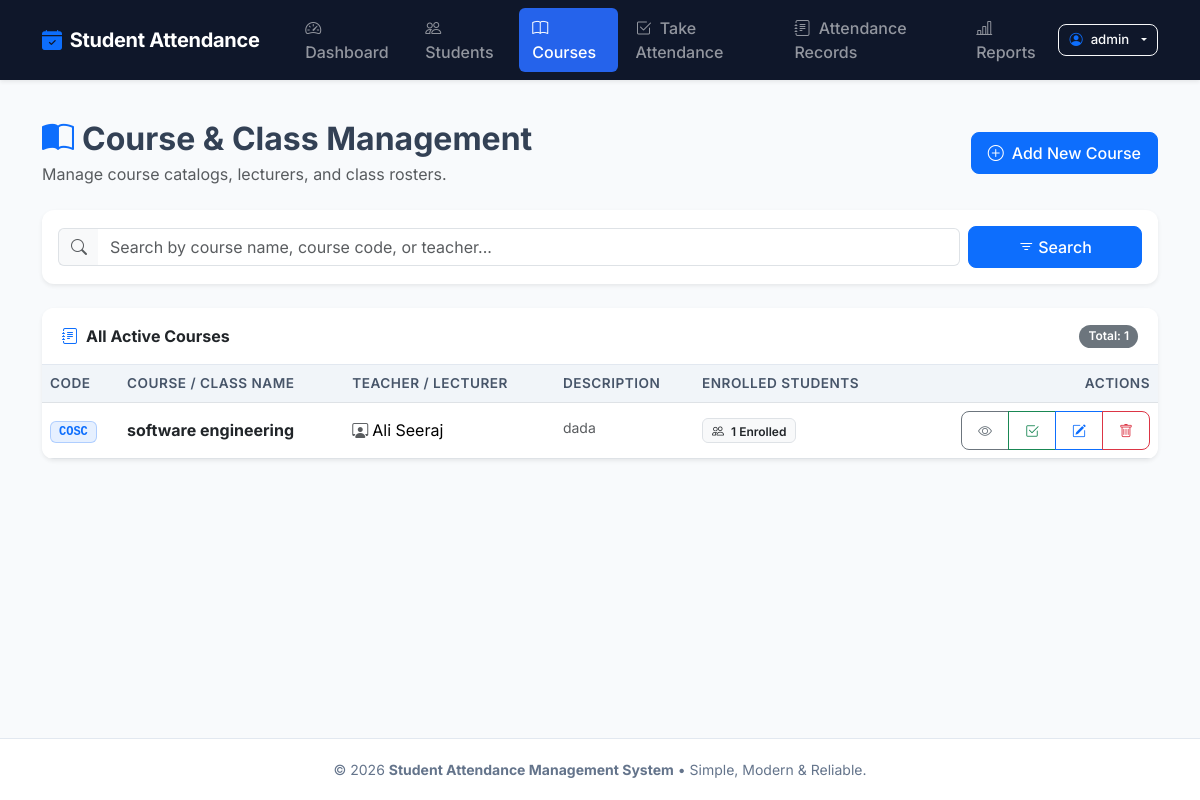
The app's page /courses/ (signed in) with its own data.
### attendance/models.py (models this page shows, shortened)
class Course(models.Model):
    name = models.CharField(
        max_length=120,
        verbose_name="Course/Class Name"
    )
    code = models.CharField(
        max_length=30,
        unique=True,
        verbose_name="Course Code",
        help_text="e.g., CS101, MATH201"
    )
    teacher = models.CharField(
        max_length=120,
        verbose_name="Teacher / Lecturer"
    )
    description = models.TextField(
        blank=True,
        verbose_name="Description"
    )
    students = models.ManyToManyField(
        Student,
        blank=True,
        related_name="courses",
        verbose_name="Enrolled Students",
        help_text="Select students enrolled in this course (optional)"
    )
    class Meta:
        ordering = ['code']
        verbose_name = "Course / Class"
        verbose_name_plural = "Courses / Classes"
    @property
    def total_enrolled(self):
        return self.students.count()

### attendance/views.py (the view)
# urls.py: path('courses/', views.course_list, name='course_list'),
@login_required(login_url='login')
def course_list(request):
    query = request.GET.get('q', '').strip()
    courses = Course.objects.all().prefetch_related('students')
    if query:
        courses = courses.filter(
            Q(name__icontains=query) |
            Q(code__icontains=query) |
            Q(teacher__icontains=query)
        )
    context = {
        'courses': courses,
        'query': query,
        'total_count': courses.count()
    }
    return render(request, 'attendance/course_list.html', context)

### attendance/templates/attendance/course_list.html (shortened to what this page needs)
{% extends 'attendance/base.html' %}
{% block content %}
<div class="row align-items-center mb-4">
    <div class="col-md-6">
        <h2 class="fw-bold mb-1">
            <i class="bi bi-book-half text-primary me-2"></i>Course &amp; Class Management
        </h2>
        <p class="text-muted mb-0">Manage course catalogs, lecturers, and class rosters.</p>
    </div>
    <div class="col-md-6 text-md-end mt-3 mt-md-0">
        <a href="{% url 'course_create' %}" class="btn btn-primary d-inline-flex align-items-center">
            <i class="bi bi-plus-circle me-2"></i>Add New Course
        </a>
    </div>
</div>
<div class="card border-0 shadow-sm mb-4">
    <div class="card-body p-3">
        <form method="GET" class="row g-2 align-items-center">
            <div class="col-md-9 col-lg-10">
                <div class="input-group">
                    <span class="input-group-text bg-light border-end-0">
                        <i class="bi bi-search text-muted"></i>
                    </span>
                    <input type="text" name="q" value="{{ query }}" class="form-control border-start-0" placeholder="Search by course name, course code, or teacher...">
                </div>
            </div>
            <div class="col-md-3 col-lg-2 d-flex gap-2">
                <button type="submit" class="btn btn-primary w-100">
                    <i class="bi bi-filter me-1"></i>Search
                </button>
            </div>
        </form>
    </div>
</div>
<div class="card border-0 shadow-sm">
    <div class="card-header bg-white d-flex justify-content-between align-items-center">
        <span class="fw-bold text-dark">
            <i class="bi bi-journal-text me-2 text-primary"></i>All Active Courses
        </span>
        <span class="badge bg-secondary rounded-pill">Total: {{ total_count }}</span>
    </div>
    <div class="card-body p-0">
        {% if courses %}
        <div class="table-responsive">
            <table class="table table-hover table-custom align-middle mb-0">
                <thead>
                    <tr>
                        <th>Code</th>
                        <th>Course / Class Name</th>
                        <th>Teacher / Lecturer</th>
                        <th>Description</th>
                        <th>Enrolled Students</th>
                        <th class="text-end">Actions</th>
                    </tr>
                </thead>
                <tbody>
                    {% for course in courses %}
                    <tr>
                        <td>
                            <span class="badge bg-primary bg-opacity-10 text-primary border border-primary border-opacity-25 font-monospace px-2 py-1">
                                {{ course.code }}
                            </span>
                        </td>
                        <td class="fw-semibold text-dark">
                            <a href="{% url 'course_detail' course.pk %}" class="text-decoration-none text-dark fw-bold">
                                {{ course.name }}
                            </a>
                        </td>
                        <td>
                            <i class="bi bi-person-workspace me-1 text-muted"></i>{{ course.teacher }}
                        </td>
                        <td>
                            {% if course.description %}
                                <span class="text-muted small text-truncate d-inline-block" style="max-width: 250px;">
                                    {{ course.description }}
                                </span>
                            {% else %}
                                <span class="text-muted small italic">No description</span>
                            {% endif %}
                        </td>
                        <td>
                            <span class="badge bg-light text-dark border">
                                <i class="bi bi-people me-1"></i>
                                {% if course.total_enrolled > 0 %}
                                    {{ course.total_enrolled }} Enrolled
                                {% else %}
                                    All Students (Open)
                                {% endif %}
                            </span>
                        </td>
                        <td class="text-end">
                            <div class="btn-group btn-group-sm" role="group">
                                <a href="{% url 'course_detail' course.pk %}" class="btn btn-outline-secondary" title="View Course Details">
                                    <i class="bi bi-eye"></i>
                                </a>
                                <a href="{% url 'take_attendance' %}?course={{ course.id }}" class="btn btn-outline-success" title="Take Attendance for this course">
                                    <i class="bi bi-check2-square"></i>
                                </a>
                                <a href="{% url 'course_edit' course.pk %}" class="btn btn-outline-primary" title="Edit Course">
                                    <i class="bi bi-pencil-square"></i>
                                </a>
                                <a href="{% url 'course_delete' course.pk %}" class="btn btn-outline-danger" title="Delete Course">
                                    <i class="bi bi-trash"></i>
                                </a>
                            </div>
                        </td>
                    </tr>
                    {% endfor %}
                </tbody>
            </table>
        </div>
        {% endif %}
    </div>
</div>
{% endblock %}

### attendance/templates/attendance/base.html (shortened to what this page needs)
<!DOCTYPE html>
<html lang="en">
<head>
    <link href="https://cdn.jsdelivr.net/npm/bootstrap@5.3.3/dist/css/bootstrap.min.css" rel="stylesheet">
    <link href="https://cdn.jsdelivr.net/npm/bootstrap-icons@1.11.3/font/bootstrap-icons.min.css" rel="stylesheet">
</head>
<body>
    <nav class="navbar navbar-expand-lg navbar-dark bg-dark sticky-top shadow-sm py-2">
        <div class="container">
            <a class="navbar-brand d-flex align-items-center gap-2" href="{% url 'dashboard' %}">
                <i class="bi bi-calendar-check-fill text-primary"></i>
                <span>Student Attendance</span>
            </a>
            <div class="collapse navbar-collapse" id="mainNavbar">
                {% if user.is_authenticated %}
                <ul class="navbar-nav me-auto mb-2 mb-lg-0 ms-lg-3 gap-1">
                    <li class="nav-item">
                        <a class="nav-link {% if request.resolver_match.url_name == 'dashboard' %}active{% endif %}" href="{% url 'dashboard' %}">
                            <i class="bi bi-speedometer2 me-1"></i> Dashboard
                        </a>
                    </li>
                    <li class="nav-item">
                        <a class="nav-link {% if 'student' in request.resolver_match.url_name and 'report' not in request.resolver_match.url_name %}active{% endif %}" href="{% url 'student_list' %}">
                            <i class="bi bi-people me-1"></i> Students
                        </a>
                    </li>
                    <li class="nav-item">
                        <a class="nav-link {% if 'course' in request.resolver_match.url_name %}active{% endif %}" href="{% url 'course_list' %}">
                            <i class="bi bi-book me-1"></i> Courses
                        </a>
                    </li>
                    <li class="nav-item">
                        <a class="nav-link {% if request.resolver_match.url_name == 'take_attendance' %}active{% endif %}" href="{% url 'take_attendance' %}">
                            <i class="bi bi-check2-square me-1"></i> Take Attendance
                        </a>
                    </li>
                    <li class="nav-item">
                        <a class="nav-link {% if request.resolver_match.url_name == 'attendance_records' %}active{% endif %}" href="{% url 'attendance_records' %}">
                            <i class="bi bi-journal-text me-1"></i> Attendance Records
                        </a>
                    </li>
                    <li class="nav-item">
                        <a class="nav-link {% if request.resolver_match.url_name == 'student_report' %}active{% endif %}" href="{% url 'student_report' %}">
                            <i class="bi bi-bar-chart-line me-1"></i> Reports
                        </a>
                    </li>
                </ul>
                <div class="dropdown">
                    <button class="btn btn-outline-light btn-sm dropdown-toggle d-flex align-items-center gap-2" type="button" id="userMenuButton" data-bs-toggle="dropdown" aria-expanded="false">
                        <i class="bi bi-person-circle text-primary"></i>
                        <span>{{ user.username }}</span>
                    </button>
                </div>
                {% endif %}
            </div>
        </div>
    </nav>
    <main class="container my-4 flex-grow-1">
        {% block content %}{% endblock %}
    </main>
    <footer>
        <div class="container text-center">
            <p class="mb-0">
                &copy; {% now "Y" %} <strong>Student Attendance Management System</strong> &bull; Simple, Modern &amp; Reliable.
            </p>
        </div>
    </footer>
</body>
</html>

### attendance/templates/attendance/base.html (style rules this page uses)
:root { --bs-body-font-family: 'Inter', system-ui, -apple-system, sans-serif; --primary-accent: #2563eb; --brand-dark: #0f172a; }
body { font-family: var(--bs-body-font-family); background-color: #f8fafc; color: #334155; min-height: 100vh; display: flex; flex-direction: column; }
.navbar-brand { font-weight: 700; letter-spacing: -0.3px; }
.navbar-dark.bg-dark { background-color: var(--brand-dark) !important; }
.nav-link { font-weight: 500; transition: all 0.2s ease; padding: 0.5rem 0.85rem !important; border-radius: 6px; }
.nav-link.active { background-color: var(--primary-accent) !important; color: #fff !important; }
.card { border: 1px solid #e2e8f0; box-shadow: 0 1px 3px rgba(0, 0, 0, 0.05); border-radius: 12px; overflow: hidden; }
.card-header { background-color: #ffffff; border-bottom: 1px solid #e2e8f0; font-weight: 600; padding: 1rem 1.25rem; }
.table-custom { margin-bottom: 0; }
.table-custom th { background-color: #f1f5f9; color: #475569; font-weight: 600; font-size: 0.85rem; text-transform: uppercase; letter-spacing: 0.5px; border-top: none; }
.btn { border-radius: 8px; font-weight: 500; padding: 0.5rem 1rem; }
.btn-sm { padding: 0.35rem 0.65rem; font-size: 0.825rem; }
.badge { font-weight: 600; padding: 0.45em 0.75em; border-radius: 6px; }
footer { margin-top: auto; background-color: #ffffff; border-top: 1px solid #e2e8f0; padding: 1.25rem 0; color: #64748b; font-size: 0.875rem; }

### records on screen
Course: code "COSC", name "software engineering", teacher "Ali Seeraj", description "dada", total_enrolled "1"

### other values on screen
{{ user.username }} "admin"
{{ total_count }} "1"
